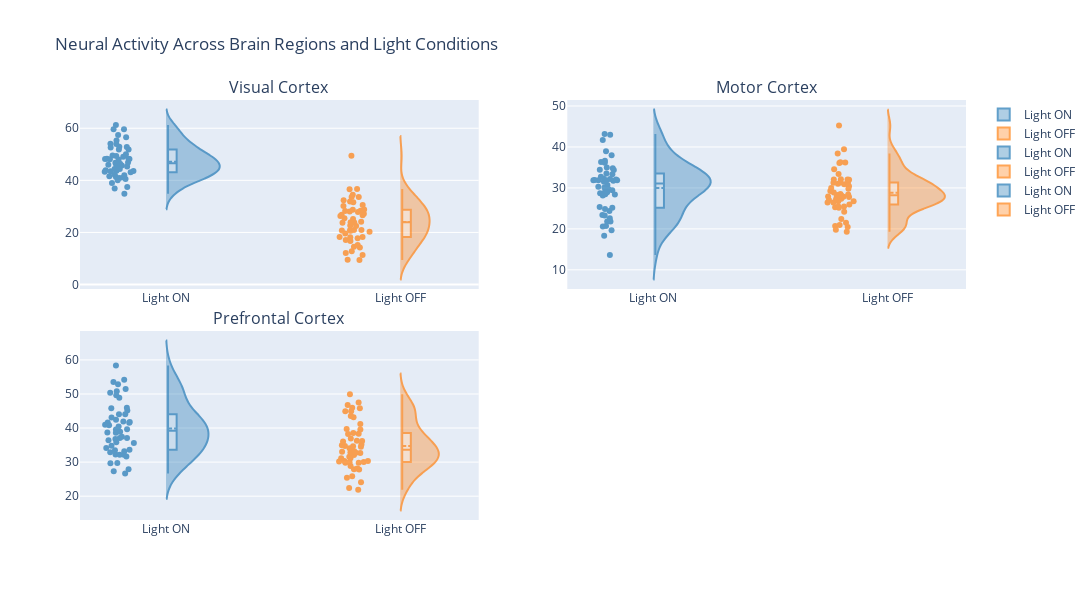
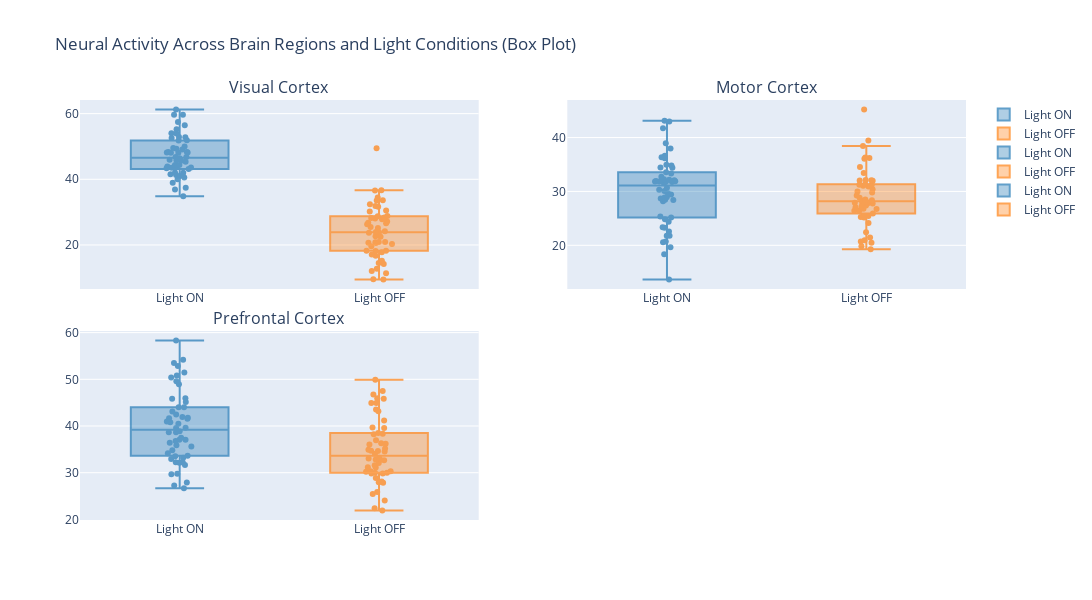

These figures' notebook cell, in order:
### Markdown cell above
## 4. Grouped Distributions with `plot_grouped_distributions()`

Compare distributions across multiple groups and conditions using a nested dictionary structure.

### Code cell
# Simulate neural activity for different brain regions and conditions
data_grouped = {
    'Visual Cortex': {
        'Light ON': np.random.randn(50) * 8 + 45,
        'Light OFF': np.random.randn(50) * 8 + 25,
    },
    'Motor Cortex': {
        'Light ON': np.random.randn(50) * 6 + 30,
        'Light OFF': np.random.randn(50) * 6 + 28,
    },
    'Prefrontal Cortex': {
        'Light ON': np.random.randn(50) * 7 + 40,
        'Light OFF': np.random.randn(50) * 7 + 35,
    },
}

# Violin plots for grouped comparison
fig = plot_grouped_distributions(
    data_grouped,
    plot_type='violin',
    config=PlotConfig(
        title="Neural Activity Across Brain Regions and Light Conditions",
        ylabel="Activity (Hz)",
        figsize=(12, 6)
    ),
    showmeans=True,
    showbox=True,
    backend='plotly'
)
fig.show()
print("✓ Grouped distributions plot created (violin)")

# Box plots for grouped comparison
fig = plot_grouped_distributions(
    data_grouped,
    plot_type='box',
    config=PlotConfig(
        title="Neural Activity Across Brain Regions and Light Conditions (Box Plot)",
        ylabel="Activity (Hz)",
        figsize=(12, 6)
    ),
    backend='plotly'
)
fig.show()
print("✓ Grouped distributions plot created (box)")

### Figure 1 — Plotly figure (JSON) as saved in the notebook; plotly's stock layout.template omitted (floating-point values rounded to 4 significant figures)
{"data": [{"box": {"fillcolor": "rgba(255, 255, 255, 0.5)", "line": {"color": "#1f77b4", "width": 2}, "visible": true, "width": 0.3}, "jitter": 0.3, "marker": {"color": "#1f77b4"}, "meanline": {"color": "#1f77b4", "visible": true, "width": 2}, "name": "Light ON", "opacity": 0.7, "pointpos": -0.8, "points": "all", "showlegend": true, "side": "positive", "type": "violin", "xaxis": "x", "y": [41.14, 43.52, 42.1, 52.89, 37.41, 40.52, 45.66, 61.28, 43.68, 56.5, 49.99, 43.62, 34.84, 43.33, 41.54, 48.17, 49.52, 54.03, 44.33, 55.25, 57.45, 43.11, 40.03, 41.32, 49.31, 46.82, 45.33, 53.93, 48.33, 40.95, 45.78, 52.8, 46.41, 48.05, 59.64, 45.98, 49.05, 51.79, 48.1, 51.87, 44.32, 41.98, 38.96, 59.63, 43.89, 48.17, 36.86, 46.75, 52.62, 48.3], "yaxis": "y"}, {"box": {"fillcolor": "rgba(255, 255, 255, 0.5)", "line": {"color": "#ff7f0e", "width": 2}, "visible": true, "width": 0.3}, "jitter": 0.3, "marker": {"color": "#ff7f0e"}, "meanline": {"color": "#ff7f0e", "visible": true, "width": 2}, "name": "Light OFF", "opacity": 0.7, "pointpos": -0.8, "points": "all", "showlegend": true, "side": "positive", "type": "violin", "xaxis": "x", "y": [24.14, 22.64, 11.37, 31.61, 18.12, 20.9, 16.74, 17.09, 20.26, 15.18, 28.37, 32.38, 18.24, 33.64, 25.45, 31.89, 33.56, 26.76, 30.5, 20.61, 12.78, 34.48, 36.62, 28.82, 9.459, 22.47, 26.64, 30.15, 20.81, 28.74, 23.94, 28.02, 14.2, 26.27, 36.69, 25.14, 18.26, 14.53, 17.78, 27.82, 23.74, 23.85, 20.91, 12.09, 20.7, 19.62, 49.44, 9.536, 27.17, 28.21], "yaxis": "y"}, {"box": {"fillcolor": "rgba(255, 255, 255, 0.5)", "line": {"color": "#1f77b4", "width": 2}, "visible": true, "width": 0.3}, "jitter": 0.3, "marker": {"color": "#1f77b4"}, "meanline": {"color": "#1f77b4", "visible": true, "width": 2}, "name": "Light ON", "opacity": 0.7, "pointpos": -0.8, "points": "all", "showlegend": true, "side": "positive", "type": "violin", "xaxis": "x2", "y": [31.93, 31.9, 34.83, 36.61, 20.71, 28.91, 23.26, 24.82, 29.43, 31.86, 13.65, 41.71, 43.14, 22.57, 20.57, 25.15, 31.86, 34.95, 33.54, 32.26, 33.33, 23.37, 28.46, 36.34, 28.86, 24.36, 19.65, 34.46, 21.79, 34.39, 38.97, 28.41, 21.8, 31.52, 32.17, 37.99, 32.73, 32.06, 30.3, 28.17, 31.81, 28.68, 36.17, 25.36, 29.68, 30.1, 18.34, 31.74, 30.68, 43.0], "yaxis": "y2"}, {"box": {"fillcolor": "rgba(255, 255, 255, 0.5)", "line": {"color": "#ff7f0e", "width": 2}, "visible": true, "width": 0.3}, "jitter": 0.3, "marker": {"color": "#ff7f0e"}, "meanline": {"color": "#ff7f0e", "visible": true, "width": 2}, "name": "Light OFF", "opacity": 0.7, "pointpos": -0.8, "points": "all", "showlegend": true, "side": "positive", "type": "violin", "xaxis": "x2", "y": [25.15, 32.03, 22.42, 28.37, 26.72, 32.14, 28.51, 34.54, 25.28, 36.05, 39.43, 29.98, 27.21, 28.29, 31.26, 27.9, 27.38, 20.48, 19.81, 21.47, 26.41, 25.44, 45.22, 27.82, 29.23, 27.78, 30.9, 27.91, 38.42, 28.85, 31.32, 26.44, 31.04, 27.06, 30.41, 28.11, 31.25, 20.7, 36.2, 20.93, 25.45, 32.06, 33.42, 19.27, 24.16, 29.8, 26.77, 36.28, 25.93, 31.98], "yaxis": "y2"}, {"box": {"fillcolor": "rgba(255, 255, 255, 0.5)", "line": {"color": "#1f77b4", "width": 2}, "visible": true, "width": 0.3}, "jitter": 0.3, "marker": {"color": "#1f77b4"}, "meanline": {"color": "#1f77b4", "visible": true, "width": 2}, "name": "Light ON", "opacity": 0.7, "pointpos": -0.8, "points": "all", "showlegend": true, "side": "positive", "type": "violin", "xaxis": "x3", "y": [36.44, 43.11, 34.17, 38.66, 32.26, 38.64, 41.77, 31.67, 29.75, 50.36, 45.83, 37.46, 37.07, 27.88, 27.28, 32.92, 52.86, 35.59, 58.32, 40.98, 38.89, 32.17, 40.47, 32.13, 41.53, 26.65, 41.91, 50.81, 49.6, 51.48, 42.46, 48.93, 36.82, 39.56, 35.86, 44.03, 37.08, 40.79, 39.65, 29.69, 45.14, 41.64, 33.51, 44.03, 53.5, 33.62, 34.79, 54.21, 33.22, 45.95], "yaxis": "y3"}, {"box": {"fillcolor": "rgba(255, 255, 255, 0.5)", "line": {"color": "#ff7f0e", "width": 2}, "visible": true, "width": 0.3}, "jitter": 0.3, "marker": {"color": "#ff7f0e"}, "meanline": {"color": "#ff7f0e", "visible": true, "width": 2}, "name": "Light OFF", "opacity": 0.7, "pointpos": -0.8, "points": "all", "showlegend": true, "side": "positive", "type": "violin", "xaxis": "x3", "y": [33.2, 25.84, 32.66, 34.51, 30.19, 24.06, 32.76, 29.85, 36.21, 34.93, 33.05, 21.9, 25.42, 30.3, 29.97, 38.34, 45.82, 46.73, 36.95, 30.0, 27.94, 31.59, 28.13, 27.84, 36.29, 35.17, 39.7, 43.16, 28.87, 38.51, 32.84, 49.92, 39.59, 36.06, 31.15, 41.19, 44.94, 45.95, 43.55, 29.82, 34.69, 38.24, 31.13, 44.9, 34.07, 30.3, 47.5, 32.07, 34.63, 22.38], "yaxis": "y3"}], "layout": {"annotations": [{"font": {"size": 16}, "showarrow": false, "text": "Visual Cortex", "x": 0.225, "xanchor": "center", "xref": "paper", "y": 1, "yanchor": "bottom", "yref": "paper"}, {"font": {"size": 16}, "showarrow": false, "text": "Motor Cortex", "x": 0.775, "xanchor": "center", "xref": "paper", "y": 1, "yanchor": "bottom", "yref": "paper"}, {"font": {"size": 16}, "showarrow": false, "text": "Prefrontal Cortex", "x": 0.225, "xanchor": "center", "xref": "paper", "y": 0.45, "yanchor": "bottom", "yref": "paper"}], "height": 600, "showlegend": true, "title": {"text": "Neural Activity Across Brain Regions and Light Conditions"}, "width": 1200, "xaxis": {"anchor": "y", "domain": [0, 0.45]}, "xaxis2": {"anchor": "y2", "domain": [0.55, 1]}, "xaxis3": {"anchor": "y3", "domain": [0, 0.45]}, "xaxis4": {"anchor": "y4", "domain": [0.55, 1]}, "yaxis": {"anchor": "x", "domain": [0.55, 1]}, "yaxis2": {"anchor": "x2", "domain": [0.55, 1]}, "yaxis3": {"anchor": "x3", "domain": [0, 0.45]}, "yaxis4": {"anchor": "x4", "domain": [0, 0.45]}}}

### Figure 2 — Plotly figure (JSON) as saved in the notebook; plotly's stock layout.template omitted (floating-point values rounded to 4 significant figures)
{"data": [{"boxpoints": "all", "jitter": 0.3, "marker": {"color": "#1f77b4"}, "name": "Light ON", "notched": false, "opacity": 0.7, "pointpos": 0, "showlegend": true, "type": "box", "xaxis": "x", "y": [41.14, 43.52, 42.1, 52.89, 37.41, 40.52, 45.66, 61.28, 43.68, 56.5, 49.99, 43.62, 34.84, 43.33, 41.54, 48.17, 49.52, 54.03, 44.33, 55.25, 57.45, 43.11, 40.03, 41.32, 49.31, 46.82, 45.33, 53.93, 48.33, 40.95, 45.78, 52.8, 46.41, 48.05, 59.64, 45.98, 49.05, 51.79, 48.1, 51.87, 44.32, 41.98, 38.96, 59.63, 43.89, 48.17, 36.86, 46.75, 52.62, 48.3], "yaxis": "y"}, {"boxpoints": "all", "jitter": 0.3, "marker": {"color": "#ff7f0e"}, "name": "Light OFF", "notched": false, "opacity": 0.7, "pointpos": 0, "showlegend": true, "type": "box", "xaxis": "x", "y": [24.14, 22.64, 11.37, 31.61, 18.12, 20.9, 16.74, 17.09, 20.26, 15.18, 28.37, 32.38, 18.24, 33.64, 25.45, 31.89, 33.56, 26.76, 30.5, 20.61, 12.78, 34.48, 36.62, 28.82, 9.459, 22.47, 26.64, 30.15, 20.81, 28.74, 23.94, 28.02, 14.2, 26.27, 36.69, 25.14, 18.26, 14.53, 17.78, 27.82, 23.74, 23.85, 20.91, 12.09, 20.7, 19.62, 49.44, 9.536, 27.17, 28.21], "yaxis": "y"}, {"boxpoints": "all", "jitter": 0.3, "marker": {"color": "#1f77b4"}, "name": "Light ON", "notched": false, "opacity": 0.7, "pointpos": 0, "showlegend": true, "type": "box", "xaxis": "x2", "y": [31.93, 31.9, 34.83, 36.61, 20.71, 28.91, 23.26, 24.82, 29.43, 31.86, 13.65, 41.71, 43.14, 22.57, 20.57, 25.15, 31.86, 34.95, 33.54, 32.26, 33.33, 23.37, 28.46, 36.34, 28.86, 24.36, 19.65, 34.46, 21.79, 34.39, 38.97, 28.41, 21.8, 31.52, 32.17, 37.99, 32.73, 32.06, 30.3, 28.17, 31.81, 28.68, 36.17, 25.36, 29.68, 30.1, 18.34, 31.74, 30.68, 43.0], "yaxis": "y2"}, {"boxpoints": "all", "jitter": 0.3, "marker": {"color": "#ff7f0e"}, "name": "Light OFF", "notched": false, "opacity": 0.7, "pointpos": 0, "showlegend": true, "type": "box", "xaxis": "x2", "y": [25.15, 32.03, 22.42, 28.37, 26.72, 32.14, 28.51, 34.54, 25.28, 36.05, 39.43, 29.98, 27.21, 28.29, 31.26, 27.9, 27.38, 20.48, 19.81, 21.47, 26.41, 25.44, 45.22, 27.82, 29.23, 27.78, 30.9, 27.91, 38.42, 28.85, 31.32, 26.44, 31.04, 27.06, 30.41, 28.11, 31.25, 20.7, 36.2, 20.93, 25.45, 32.06, 33.42, 19.27, 24.16, 29.8, 26.77, 36.28, 25.93, 31.98], "yaxis": "y2"}, {"boxpoints": "all", "jitter": 0.3, "marker": {"color": "#1f77b4"}, "name": "Light ON", "notched": false, "opacity": 0.7, "pointpos": 0, "showlegend": true, "type": "box", "xaxis": "x3", "y": [36.44, 43.11, 34.17, 38.66, 32.26, 38.64, 41.77, 31.67, 29.75, 50.36, 45.83, 37.46, 37.07, 27.88, 27.28, 32.92, 52.86, 35.59, 58.32, 40.98, 38.89, 32.17, 40.47, 32.13, 41.53, 26.65, 41.91, 50.81, 49.6, 51.48, 42.46, 48.93, 36.82, 39.56, 35.86, 44.03, 37.08, 40.79, 39.65, 29.69, 45.14, 41.64, 33.51, 44.03, 53.5, 33.62, 34.79, 54.21, 33.22, 45.95], "yaxis": "y3"}, {"boxpoints": "all", "jitter": 0.3, "marker": {"color": "#ff7f0e"}, "name": "Light OFF", "notched": false, "opacity": 0.7, "pointpos": 0, "showlegend": true, "type": "box", "xaxis": "x3", "y": [33.2, 25.84, 32.66, 34.51, 30.19, 24.06, 32.76, 29.85, 36.21, 34.93, 33.05, 21.9, 25.42, 30.3, 29.97, 38.34, 45.82, 46.73, 36.95, 30.0, 27.94, 31.59, 28.13, 27.84, 36.29, 35.17, 39.7, 43.16, 28.87, 38.51, 32.84, 49.92, 39.59, 36.06, 31.15, 41.19, 44.94, 45.95, 43.55, 29.82, 34.69, 38.24, 31.13, 44.9, 34.07, 30.3, 47.5, 32.07, 34.63, 22.38], "yaxis": "y3"}], "layout": {"annotations": [{"font": {"size": 16}, "showarrow": false, "text": "Visual Cortex", "x": 0.225, "xanchor": "center", "xref": "paper", "y": 1, "yanchor": "bottom", "yref": "paper"}, {"font": {"size": 16}, "showarrow": false, "text": "Motor Cortex", "x": 0.775, "xanchor": "center", "xref": "paper", "y": 1, "yanchor": "bottom", "yref": "paper"}, {"font": {"size": 16}, "showarrow": false, "text": "Prefrontal Cortex", "x": 0.225, "xanchor": "center", "xref": "paper", "y": 0.45, "yanchor": "bottom", "yref": "paper"}], "height": 600, "showlegend": true, "title": {"text": "Neural Activity Across Brain Regions and Light Conditions (Box Plot)"}, "width": 1200, "xaxis": {"anchor": "y", "domain": [0, 0.45]}, "xaxis2": {"anchor": "y2", "domain": [0.55, 1]}, "xaxis3": {"anchor": "y3", "domain": [0, 0.45]}, "xaxis4": {"anchor": "y4", "domain": [0.55, 1]}, "yaxis": {"anchor": "x", "domain": [0.55, 1]}, "yaxis2": {"anchor": "x2", "domain": [0.55, 1]}, "yaxis3": {"anchor": "x3", "domain": [0, 0.45]}, "yaxis4": {"anchor": "x4", "domain": [0, 0.45]}}}
